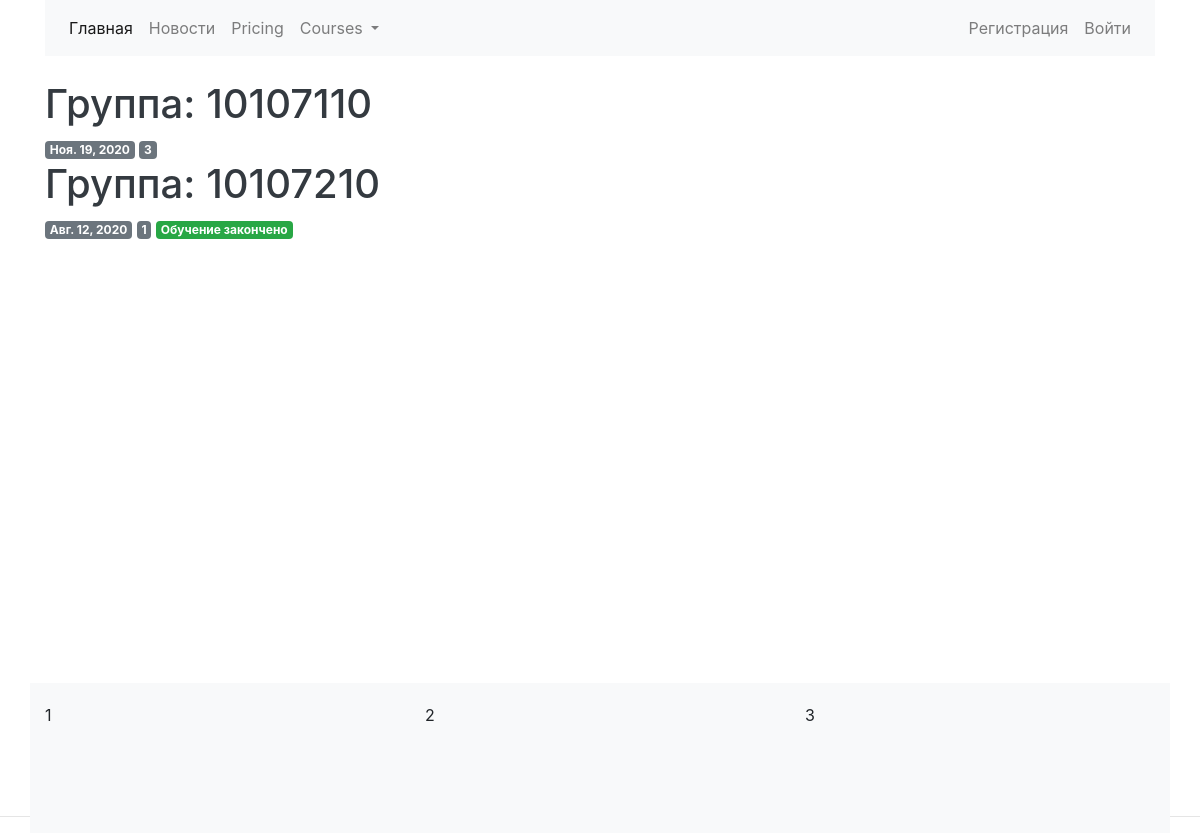
/students/groups/, run on the app's committed database.
### profiles/models.py (models this page shows, shortened)
class StudentsGroupModel(models.Model):
    group_code = models.CharField(max_length=25, unique=True, blank=False, null=False, primary_key=True)
    start_date = models.DateField()
    is_finished = models.BooleanField(default=False, verbose_name='Обучение завершено')
    class Meta:
        verbose_name = 'Группа студентов'
        verbose_name_plural = 'Группы студентов'

### students/views.py (the view)
# urls.py: path('groups/', views.GroupListView.as_view(), name='student_groups'),
class GroupListView(ListView):
    model = StudentsGroupModel
    template_name = 'students/groups/groups_list.html'

### students/templates/students/groups/groups_list.html (shortened to what this page needs)
{% extends 'index/base.html'%}
{% load crispy_forms_tags %}
{% block body %}
    {% for group in object_list %}
    <a class="text-dark" data-toggle="collapse" href="#collapse_{{ group.group_code }}" role="button" aria-expanded="false" aria-controls="collapseExample">
        <h1>Группа: {{ group.group_code }}</h1>
    </a>
    <span class="badge badge-secondary">{{ group.start_date }}</span>
    <span class="badge badge-secondary">{{ group.usermodel_set.count }}</span>
    {% if group.is_finished %}
        <span class="badge badge-success">Обучение закончено</span>
    {% endif %}
    {% endfor %}
{% endblock %}

### static/css/footer.css (style rules this page uses)
html, body { height:100%; }

### data on the page
StudentsGroupModel: group_code "10107110", start_date "Ноя. 19, 2020", usermodel_set.count "3"
StudentsGroupModel: group_code "10107210", start_date "Авг. 12, 2020", usermodel_set.count "1", is_finished "Обучение закончено"
